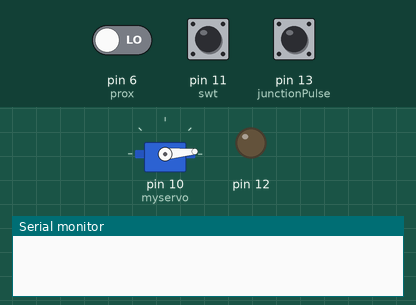
Simulated run of this sketch. Board: Arduino Uno, built with avr-gcc and run on an emulated ATmega328P. On the bench: servo, output pins drawn as LEDs (lit = HIGH), the last lines printed to the serial monitor. Inputs (shaded band) come from the test bench; at power-on: pin 6 (prox) LOW, pin 11 (swt) HIGH, pin 13 (junctionPulse) LOW.

Above: at 0.1 s.
At 0.7 s:
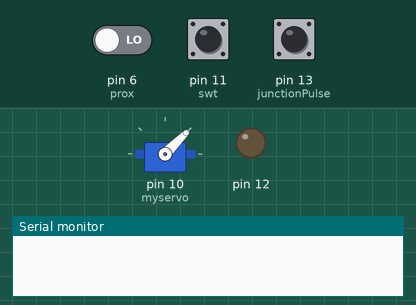
At 1.4 s:
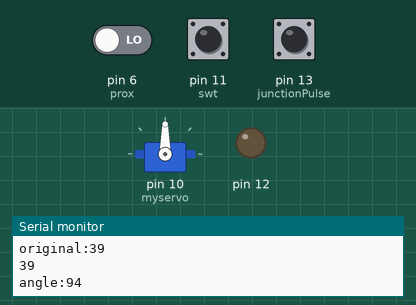
Timing chart, 0 to 2.9 s (numbered marks = the images above):
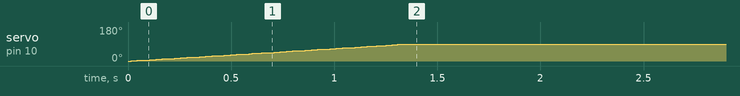

The sketch:

sensor_river_maintainold.ino
```cpp
#include <PID_v1.h>
#include <Servo.h>
#define PIN_INPUT 0
#define PIN_OUTPUT 3

double Setpoint, Input, Output;
Servo myservo;
int pos = 0;
double Kp = 1, Ki = 0, Kd = 0;
PID myPID(&Input, &Output, &Setpoint, Kp, Ki, Kd, DIRECT);
char a;
double b = 0;
int c = 0;
int last_pos = 90;
int sensor = A0;
int prox = 6;
int swt = 11;
bool stat;
const int junctionPulse = 13;
const int fixangle = 90;

void setup()
{
  //initialize the variables we're linked to
  pinMode(10, OUTPUT);
  Serial.begin(9600);
  myservo.attach(10);  // attaches the servo on pin 9 to the servo object
  pinMode(sensor, INPUT);
  pinMode(prox, INPUT);
  pinMode(swt, INPUT);
  pinMode(12, OUTPUT);
  pinMode(junctionPulse, INPUT);

  Input = 35;
  Setpoint = 35;


  //turn the PID on
  myPID.SetMode(AUTOMATIC);
  myPID.SetOutputLimits(-50, 50);
  for (int i = 0; i <= 85; i++)
  {
    last_pos = i;
    myservo.write(i);
    // Serial.println(i);
    delay(15);
  }
  myservo.write(85);
}

int angle, temp;
void loop()
{
  int s = digitalRead(swt);
  int temp = analogRead(sensor);
  temp = map(temp, 0, 1023, 0, 255);

  temp = ((temp * 0.02) / 4.5) * 70;
  //  while (Serial.available() > 0) {
  Serial.print("original:");
  Serial.println(temp);
  if (temp >= 65) {
    if (angle > 90) {
      temp = 65;
    }
    else if (angle < 90) {
      temp = 0;
    }
  }
  if (angle >= 80 && angle <= 100 && (temp == 65 || temp == 0)) {
    temp = 35;
    Serial.println("runned");
    while (1) {
      myservo.write(90);
      temp = analogRead(sensor);
      temp = map(temp, 0, 1023, 0, 255);
      temp = ((temp * 0.02) / 4.5) * 70;
      if(temp >= 0 && temp < 65){
        break;
      }
    }
  }
  Serial.println(temp);
  Input = ceil (temp);
  myPID.Compute();

  angle = 90 - Output;
  Serial.print("angle:");
  Serial.println(angle);
  myservo.write(angle);
  delay(10);
  //  }
  stat = digitalRead(junctionPulse);
  if (stat == HIGH && s == 0) {
    //    Serial.println("Junction Turn");
    angle = 135;
    myservo.write(angle);
    delay(1000);
    myservo.write(fixangle);
  }
  //***************************river****************************
  int set1 = 0;
  while (s == 1)
  { int p = digitalRead(prox);
    myservo.write(fixangle);
    while (p == 1 && set1 == 0)
    { p = digitalRead(prox);
      if (p == 0)
      { set1 = 1;
        break;
      }
    }
    while (p == 1 && set1 == 1)
    { p = digitalRead(prox);
      if (p == 0)
      { set1 = 2;
        break;
      }
    }
    if (set1 == 2)
    {
      for (int i = fixangle; i >= 70; i--) {
        myservo.write(i);                    // sets the servo position according to the scaled value
        delay(15);                           // waits for the servo to get there
      }
      delay(95);
      myservo.write(fixangle);
      delay(1000);
      break;
    }
  }
  //******************************************************
}
```

Measured:
- by itself, servo on pin 10 (myservo): moves from 0° to 90° over 1.3 s
